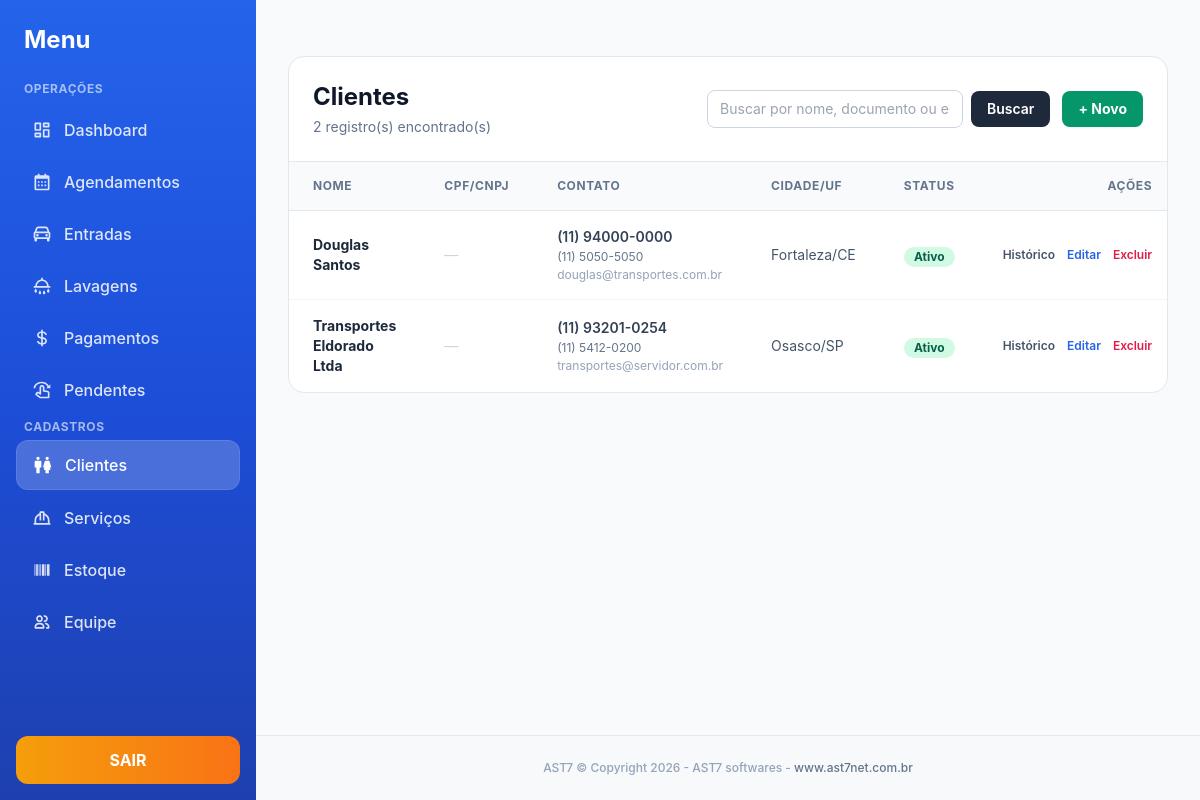
Before: /clientes.php (signed in) with the older database file.
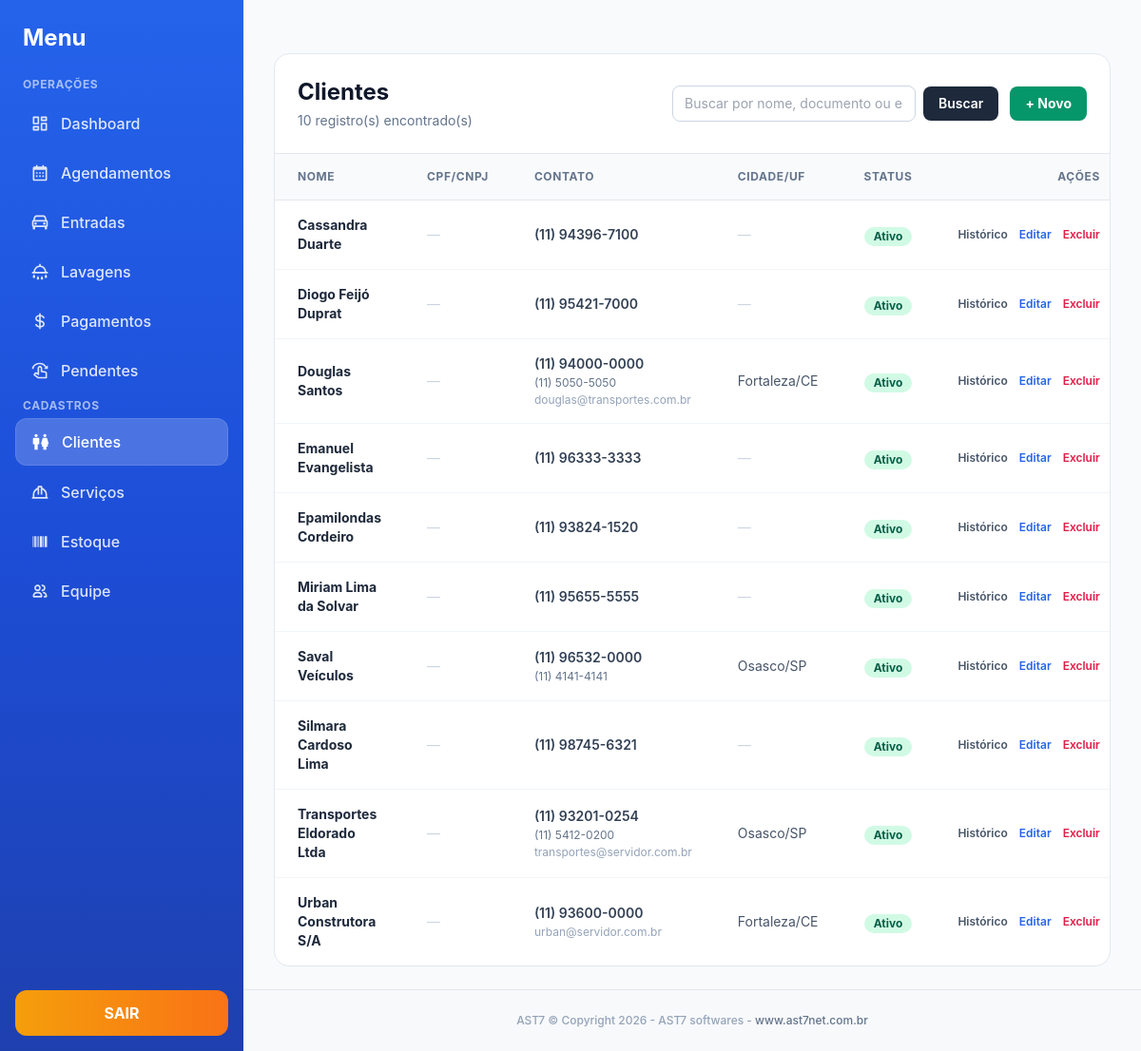
After: the same page with the newer database file.
### tables this page shows
CREATE TABLE clientes (
        id INTEGER PRIMARY KEY AUTOINCREMENT,
        tipo TEXT NOT NULL DEFAULT 'F',
        nome TEXT NOT NULL DEFAULT '',
        nome_fantasia TEXT NOT NULL DEFAULT '',
        cpf_cnpj TEXT NOT NULL DEFAULT '',
        rg_ie TEXT NOT NULL DEFAULT '',
        data_nascimento TEXT NOT NULL DEFAULT '',
        email TEXT NOT NULL DEFAULT '',
        telefone TEXT NOT NULL DEFAULT '',
        celular TEXT NOT NULL DEFAULT '',
        cep TEXT NOT NULL DEFAULT '',
        endereco TEXT NOT NULL DEFAULT '',
        numero TEXT NOT NULL DEFAULT '',
        complemento TEXT NOT NULL DEFAULT '',
        bairro TEXT NOT NULL DEFAULT '',
        cidade TEXT NOT NULL DEFAULT '',
        uf TEXT NOT NULL DEFAULT '',
        observacoes TEXT NOT NULL DEFAULT '',
        ativo INTEGER NOT NULL DEFAULT 1,
        criado_em TEXT NOT NULL DEFAULT (datetime('now','localtime')),
        atualizado_em TEXT NOT NULL DEFAULT (datetime('now','localtime'))
    );

### config.php (called while the page is built, shortened)
<?php
function db(): PDO {
    static $pdo = null;
    if ($pdo === null) {
        $pdo = new PDO('sqlite:' . DB_PATH, null, null, [
            PDO::ATTR_ERRMODE            => PDO::ERRMODE_EXCEPTION,
            PDO::ATTR_DEFAULT_FETCH_MODE => PDO::FETCH_ASSOC,
        ]);
        $pdo->exec('PRAGMA foreign_keys = ON');
        $pdo->exec('PRAGMA journal_mode = WAL');
    }
    return $pdo;
}
require_once APP_ROOT . '/functions.php';

### functions.php (called while the page is built, shortened)
<?php
function e(?string $s): string {
    return htmlspecialchars((string)$s, ENT_QUOTES, 'UTF-8');
}

### clientes.php (the view, shortened to what the changed rows need)
<?php
require_once __DIR__ . '/config.php';
$pagina = max(1, (int)($_GET['pagina'] ?? 1));
$limite = 10;
$offset = ($pagina - 1) * $limite;
$where = "WHERE ativo = 1";
$params = [];
$stmtCount = db()->prepare("SELECT COUNT(*) FROM clientes $where");
$stmtCount->execute($params);
$totalRegistros = $stmtCount->fetchColumn();
$sql = "SELECT * FROM clientes $where ORDER BY nome ASC LIMIT $limite OFFSET $offset";
$stmt = db()->prepare($sql);
$stmt->execute($params);
$clientes = $stmt->fetchAll();
require __DIR__ . '/header.php';
?>
<div class="max-w-6xl mx-auto">
    <div class="bg-white rounded-2xl shadow-card border border-slate-200 overflow-hidden">
        <div class="p-5 sm:p-6 border-b border-slate-200 flex flex-wrap justify-between items-center gap-4">
            <div>
                <h1 class="text-2xl font-bold text-slate-900">Clientes</h1>
                <p class="text-sm text-slate-500 mt-1"><?= $totalRegistros ?> registro(s) encontrado(s)</p>
            </div>
        </div>
        <div class="overflow-x-auto">
            <table class="w-full text-left border-collapse">
                <thead>
                    <tr class="bg-slate-50 border-b border-slate-200 text-xs font-bold text-slate-500 uppercase tracking-wider">
                        <th class="px-6 py-4">Nome</th>
                        <th class="px-6 py-4">CPF/CNPJ</th>
                        <th class="px-6 py-4">Contato</th>
                        <th class="px-6 py-4">Cidade/UF</th>
                        <th class="px-6 py-4 text-center">Status</th>
                        <th class="px-6 py-4 text-right">Ações</th>
                    </tr>
                </thead>
                <tbody class="divide-y divide-slate-100">
                    <?php if (empty($clientes)): ?>
                        <tr>
                            <td colspan="6" class="px-6 py-10 text-center text-slate-500">
                                Nenhum cliente encontrado.
                            </td>
                        </tr>
                    <?php else: ?>
                        <?php foreach ($clientes as $c): ?>
                            <?php
                                $celNumeros = preg_replace('/\D/', '', $c['celular'] ?? '');
                                if (strlen($celNumeros) == 11) {
                                    $celFormatado = '(' . substr($celNumeros, 0, 2) . ') ' . substr($celNumeros, 2, 5) . '-' . substr($celNumeros, 7);
                                } elseif (strlen($celNumeros) == 10) {
                                    $celFormatado = '(' . substr($celNumeros, 0, 2) . ') ' . substr($celNumeros, 2, 4) . '-' . substr($celNumeros, 6);
                                } else {
                                    $celFormatado = $c['celular'];
                                }
                                $telNumeros = preg_replace('/\D/', '', $c['telefone'] ?? '');
                                if (strlen($telNumeros) == 11) {
                                    $telFormatado = '(' . substr($telNumeros, 0, 2) . ') ' . substr($telNumeros, 2, 5) . '-' . substr($telNumeros, 7);
                                } elseif (strlen($telNumeros) == 10) {
                                    $telFormatado = '(' . substr($telNumeros, 0, 2) . ') ' . substr($telNumeros, 2, 4) . '-' . substr($telNumeros, 6);
                                } else {
                                    $telFormatado = $c['telefone'];
                                }
                            ?>
                            <tr class="hover:bg-slate-50 transition group">
                                <td class="px-6 py-4">
                                    <div class="font-bold text-sm text-slate-800"><?= e($c['nome']) ?></div>
                                </td>
                                <td class="px-6 py-4 text-sm text-slate-600">
                                    <?= !empty($c['cpf_cnpj']) ? e($c['cpf_cnpj']) : '<span class="text-slate-300">—</span>' ?>
                                </td>
                                <td class="px-6 py-4 text-sm text-slate-600">
                                    <div class="flex flex-col gap-0.5">
                                        <?php if (!empty($c['celular'])): ?>
                                            <span class="font-semibold text-slate-700"><?= $celFormatado ?></span>
                                        <?php endif; ?>
                                        <?php if (!empty($c['telefone'])): ?>
                                            <span class="text-xs text-slate-500"><?= $telFormatado ?></span>
                                        <?php endif; ?>
                                        <?php if (!empty($c['email'])): ?>
                                            <span class="text-xs text-slate-400"><?= e($c['email']) ?></span>
                                        <?php endif; ?>
                                    </div>
                                </td>
                                <td class="px-6 py-4 text-sm text-slate-600">
                                    <?php if (!empty($c['cidade'])): ?>
                                        <?= e($c['cidade']) ?><?= !empty($c['uf']) ? '/' . e($c['uf']) : '' ?>
                                    <?php else: ?>
                                        <span class="text-slate-300">—</span>
                                    <?php endif; ?>
                                </td>
                                <td class="px-6 py-4 text-center">
                                    <?php if ($c['ativo']): ?>
                                        <span class="inline-flex items-center px-2.5 py-0.5 rounded-full text-xs font-bold bg-emerald-100 text-emerald-800">Ativo</span>
                                    <?php else: ?>
                                        <span class="inline-flex items-center px-2.5 py-0.5 rounded-full text-xs font-bold bg-rose-100 text-rose-800">Inativo</span>
                                    <?php endif; ?>
                                </td>
                                <td class="px-6 py-4 text-right">
                                    <div class="flex items-center justify-end gap-3 text-xs font-semibold">
                                        <a href="cliente_historico.php?id=<?= $c['id'] ?>" class="text-slate-600 hover:text-brand-600">Histórico</a>
                                        <a href="cliente_form.php?id=<?= $c['id'] ?>" class="text-blue-600 hover:text-blue-800">Editar</a>
                                        <a href="cliente_excluir.php?id=<?= $c['id'] ?>" onclick="return confirm('Tem certeza que deseja excluir este cliente?')" class="text-rose-600 hover:text-rose-800">Excluir</a>
                                    </div>
                                </td>
                            </tr>
                        <?php endforeach; ?>
                    <?php endif; ?>
                </tbody>
            </table>
        </div>
    </div>
</div>
<?php require __DIR__ . '/footer.php'; ?>

Changed rows visible on the page:
added clientes: nome "Cassandra Duarte", celular "(11) 94396-7100", ativo "Ativo"
added clientes: nome "Diogo Feijó Duprat", celular "(11) 95421-7000", ativo "Ativo"
added clientes: nome "Emanuel Evangelista", celular "(11) 96333-3333", ativo "Ativo"
added clientes: nome "Epamilondas Cordeiro", celular "(11) 93824-1520", ativo "Ativo"
added clientes: nome "Miriam Lima da Solvar", celular "(11) 95655-5555", ativo "Ativo"
added clientes: nome "Saval Veículos", celular "(11) 96532-0000", telefone "(11) 4141-4141", cidade "Osasco", uf "SP", ativo "Ativo"
added clientes: nome "Silmara Cardoso Lima", celular "(11) 98745-6321", ativo "Ativo"
added clientes: nome "Urban Construtora S/A", celular "(11) 93600-0000", email "urban@servidor.com.br", cidade "Fortaleza", uf "CE", ativo "Ativo"
Other visible differences:
$totalRegistros: "2" → "10"
